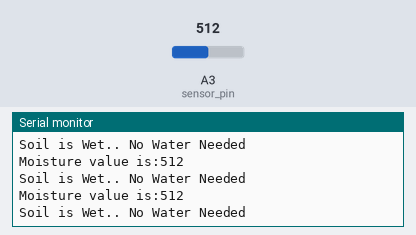
This sketch was run on a simulated Arduino Uno, built with avr-gcc and run on an emulated ATmega328P. Parts: the last lines printed to the serial monitor. The test bench sets the inputs (shaded band); at power-on: A3 (sensor_pin) = 512.

Above: at 8.8 s.
8.9 s: A3 (sensor_pin) set to 8
At 10.0 s:
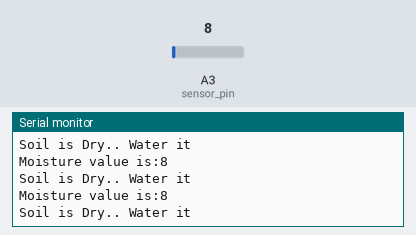
11.9 s: A3 (sensor_pin) set to 11
At 12.5 s:
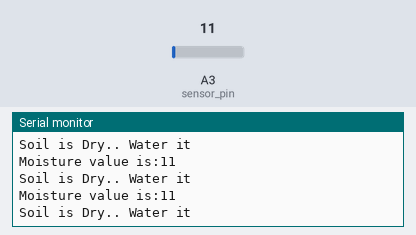
Timing chart, 0 to 14.9 s (numbered marks = the images above; inputs shaded):
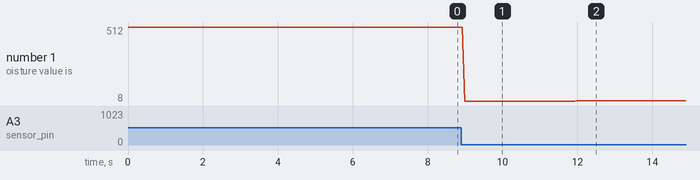

The sketch:

SoilMoisture_with_arduino_2C_Ved_Prakash_69.ino
```cpp
int sensor_pin= A3;
void setup(){
  pinMode(A3,INPUT);
  Serial.begin(9600);

}
void loop(){
  int sensor_value=analogRead(A3);
  Serial.print("Moisture value is:");
  Serial.println(sensor_value);
  if(sensor_value<=100){
    Serial.println("Soil is Dry.. Water it");
  }else
  {
    Serial.println("Soil is Wet.. No Water Needed");

  }

}
```

Measured:
- after the input at 8.9 s, the serial monitor: prints a new line after 0.09 s (image 1)
- after the input at 11.9 s, the serial monitor: prints a new line after 0.08 s (image 2)
- plotted number 1: 512 → 8 after the input at 8.9 s, 8 → 11 after the input at 11.9 s
